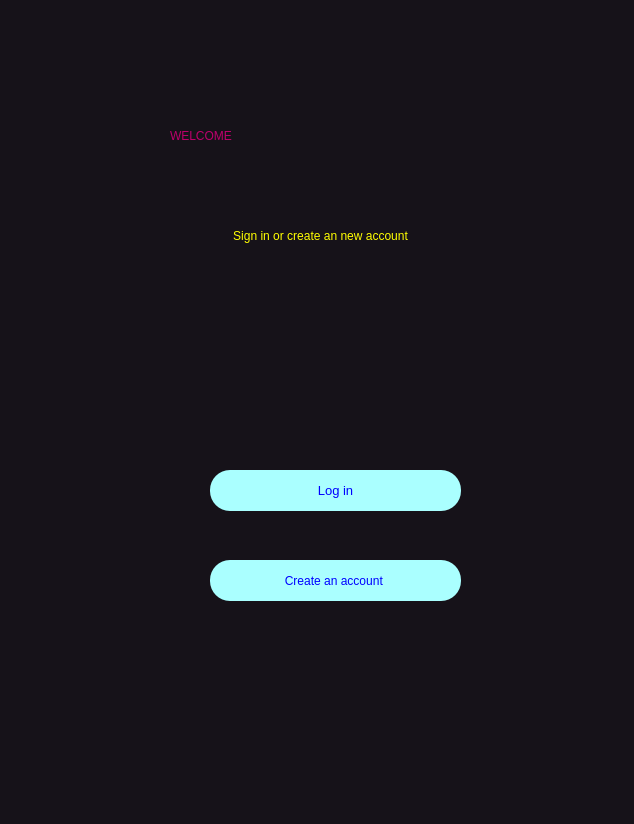
<?xml version="1.0" encoding="UTF-8"?>
<ui version="4.0">
 <class>Dialog</class>
 <widget class="QDialog" name="Dialog">
  <property name="geometry">
   <rect>
    <x>0</x>
    <y>0</y>
    <width>634</width>
    <height>824</height>
   </rect>
  </property>
  <property name="windowTitle">
   <string>Dialog</string>
  </property>
  <widget class="QWidget" name="widget" native="true">
   <property name="geometry">
    <rect>
     <x>0</x>
     <y>0</y>
     <width>640</width>
     <height>825</height>
    </rect>
   </property>
   <property name="styleSheet">
    <string notr="true">alternate-background-color: qlineargradient(spread:pad, x1:0, y1:0, x2:1, y2:0, stop:0 rgba(0, 0, 0, 255), stop:1 rgba(255, 255, 255, 255));
background-color: rgb(255, 255, 0);
background-color: #161219</string>
   </property>
   <widget class="QLabel" name="label">
    <property name="geometry">
     <rect>
      <x>170</x>
      <y>100</y>
      <width>351</width>
      <height>71</height>
     </rect>
    </property>
    <property name="styleSheet">
     <string notr="true">font: 8pt &quot;Kristen ITC&quot;;
color: rgb(188, 0, 108);
font: 36pt &quot;Kristen ITC&quot;;
</string>
    </property>
    <property name="text">
     <string>WELCOME</string>
    </property>
   </widget>
   <widget class="QLabel" name="label_2">
    <property name="geometry">
     <rect>
      <x>170</x>
      <y>220</y>
      <width>331</width>
      <height>31</height>
     </rect>
    </property>
    <property name="styleSheet">
     <string notr="true">font: 75 italic 8pt &quot;Rockwell&quot;;
color: rgb(255, 255, 255);
color: rgb(255, 255, 255);
font: 75 italic 8pt &quot;Arial Nova Cond&quot;;
gridline-color: rgb(200, 89, 189);
color: rgb(0, 0, 255);
color: rgb(170, 0, 0);
color: rgb(85, 170, 255);
color: rgb(255, 255, 0);</string>
    </property>
    <property name="text">
     <string>                   Sign in or create an new account</string>
    </property>
   </widget>
   <widget class="QPushButton" name="pushButton">
    <property name="geometry">
     <rect>
      <x>210</x>
      <y>470</y>
      <width>251</width>
      <height>41</height>
     </rect>
    </property>
    <property name="font">
     <font>
      <family>MS Shell Dlg 2</family>
      <pointsize>10</pointsize>
      <weight>50</weight>
      <italic>false</italic>
      <bold>false</bold>
     </font>
    </property>
    <property name="styleSheet">
     <string notr="true">color: rgb(0, 0, 255);
background-color: rgb(170, 255, 255);
font: 10pt &quot;MS Shell Dlg 2&quot;;
border-radius:20px;</string>
    </property>
    <property name="text">
     <string>Log in</string>
    </property>
    <property name="flat">
     <bool>true</bool>
    </property>
   </widget>
   <widget class="QPushButton" name="pushButton_2">
    <property name="geometry">
     <rect>
      <x>210</x>
      <y>560</y>
      <width>251</width>
      <height>41</height>
     </rect>
    </property>
    <property name="styleSheet">
     <string notr="true">color: rgb(0, 0, 255);
background-color: rgb(170, 255, 255);
font: 10pt &quot;MS Shell Dlg 2&quot;;
border-radius:20px</string>
    </property>
    <property name="text">
     <string>Create an account </string>
    </property>
    <property name="flat">
     <bool>true</bool>
    </property>
   </widget>
  </widget>
 </widget>
 <resources>
  <include location="images.qrc"/>
 </resources>
 <connections/>
</ui>
